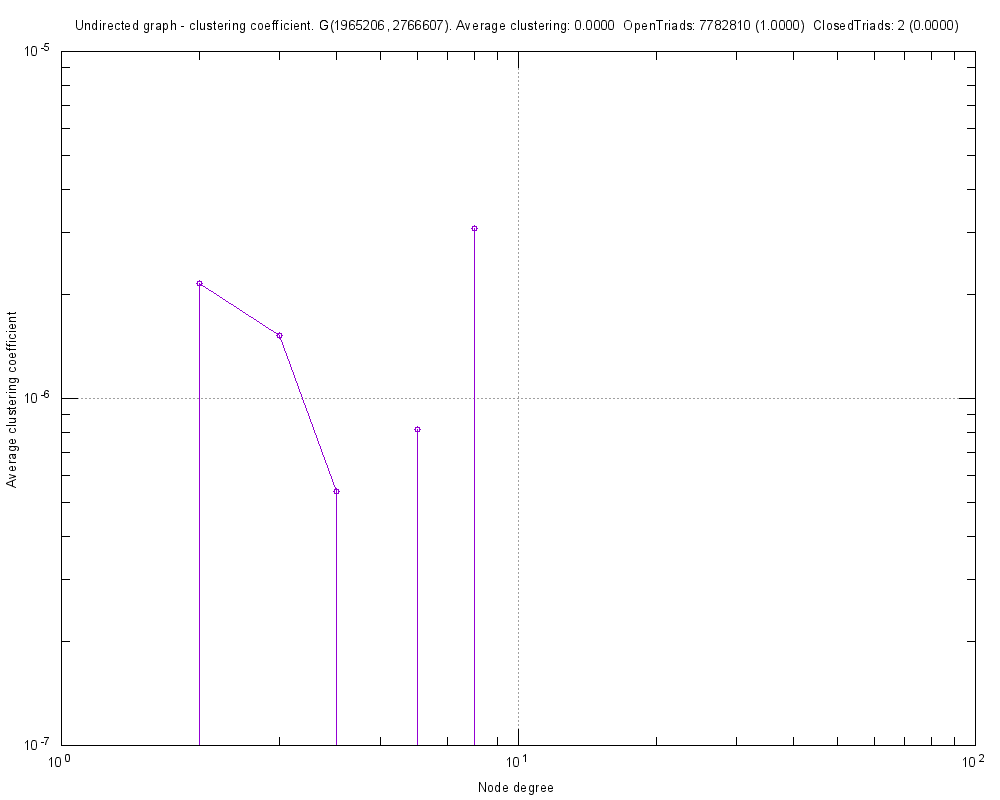

gnuplot code for this plot:
#
# Undirected graph - clustering coefficient. G(1965206, 2766607). Average clustering: 0.0000  OpenTriads: 7782810 (1.0000)  ClosedTriads: 2 (0.0000) (Fri Mar 03 02:04:36 2017)
#

set title "Undirected graph - clustering coefficient. G(1965206, 2766607). Average clustering: 0.0000  OpenTriads: 7782810 (1.0000)  ClosedTriads: 2 (0.0000)"
set key bottom right
set logscale xy 10
set format x "10^{%L}"
set mxtics 10
set format y "10^{%L}"
set mytics 10
set grid
set xlabel "Node degree"
set ylabel "Average clustering coefficient"
set tics scale 2
set terminal png font arial 10 size 1000,800
set output 'ccf.ScaleFreeClustCf.png'
plot 	"ccf.ScaleFreeClustCf.tab" using 1:2 title "" with linespoints pt 6
